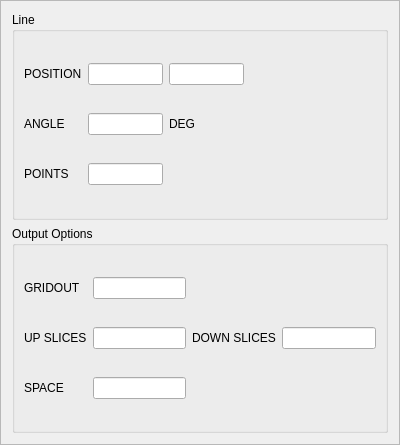
<?xml version="1.0" encoding="UTF-8"?>
<ui version="4.0">
 <class>slice</class>
 <widget class="QFrame" name="slice">
  <property name="geometry">
   <rect>
    <x>0</x>
    <y>0</y>
    <width>400</width>
    <height>445</height>
   </rect>
  </property>
  <property name="windowTitle">
   <string>Frame</string>
  </property>
  <property name="frameShape">
   <enum>QFrame::StyledPanel</enum>
  </property>
  <property name="frameShadow">
   <enum>QFrame::Raised</enum>
  </property>
  <layout class="QVBoxLayout" name="verticalLayout">
   <item>
    <widget class="QGroupBox" name="groupBox_2">
     <property name="title">
      <string>Line</string>
     </property>
     <layout class="QGridLayout" name="gridLayout">
      <item row="0" column="0">
       <widget class="QLabel" name="label">
        <property name="text">
         <string>POSITION</string>
        </property>
       </widget>
      </item>
      <item row="0" column="1">
       <widget class="QLineEdit" name="xposLine">
        <property name="maximumSize">
         <size>
          <width>75</width>
          <height>16777215</height>
         </size>
        </property>
       </widget>
      </item>
      <item row="0" column="2">
       <widget class="QLineEdit" name="yposLine">
        <property name="maximumSize">
         <size>
          <width>75</width>
          <height>16777215</height>
         </size>
        </property>
       </widget>
      </item>
      <item row="1" column="0">
       <widget class="QLabel" name="label_2">
        <property name="text">
         <string>ANGLE</string>
        </property>
       </widget>
      </item>
      <item row="1" column="1">
       <widget class="QLineEdit" name="angleLine">
        <property name="maximumSize">
         <size>
          <width>75</width>
          <height>16777215</height>
         </size>
        </property>
       </widget>
      </item>
      <item row="1" column="2">
       <widget class="QLabel" name="label_3">
        <property name="text">
         <string>DEG</string>
        </property>
       </widget>
      </item>
      <item row="2" column="0">
       <widget class="QLabel" name="label_4">
        <property name="text">
         <string>POINTS</string>
        </property>
       </widget>
      </item>
      <item row="2" column="1">
       <widget class="QLineEdit" name="pointsLine">
        <property name="maximumSize">
         <size>
          <width>75</width>
          <height>16777215</height>
         </size>
        </property>
       </widget>
      </item>
      <item row="0" column="3">
       <spacer name="horizontalSpacer">
        <property name="orientation">
         <enum>Qt::Horizontal</enum>
        </property>
        <property name="sizeHint" stdset="0">
         <size>
          <width>40</width>
          <height>20</height>
         </size>
        </property>
       </spacer>
      </item>
     </layout>
    </widget>
   </item>
   <item>
    <widget class="QGroupBox" name="groupBox">
     <property name="title">
      <string>Output Options</string>
     </property>
     <layout class="QGridLayout" name="gridLayout_2">
      <item row="0" column="0">
       <widget class="QLabel" name="label_5">
        <property name="text">
         <string>GRIDOUT</string>
        </property>
       </widget>
      </item>
      <item row="0" column="1">
       <widget class="QLineEdit" name="gridoutLine"/>
      </item>
      <item row="1" column="0">
       <widget class="QLabel" name="label_6">
        <property name="text">
         <string>UP SLICES</string>
        </property>
       </widget>
      </item>
      <item row="1" column="1">
       <widget class="QLineEdit" name="upslicesLine"/>
      </item>
      <item row="1" column="2">
       <widget class="QLabel" name="label_7">
        <property name="text">
         <string>DOWN SLICES</string>
        </property>
       </widget>
      </item>
      <item row="1" column="3">
       <widget class="QLineEdit" name="downslicesLine"/>
      </item>
      <item row="2" column="0">
       <widget class="QLabel" name="label_8">
        <property name="text">
         <string>SPACE</string>
        </property>
       </widget>
      </item>
      <item row="2" column="1">
       <widget class="QLineEdit" name="spaceLine"/>
      </item>
     </layout>
    </widget>
   </item>
  </layout>
 </widget>
 <resources/>
 <connections/>
</ui>
